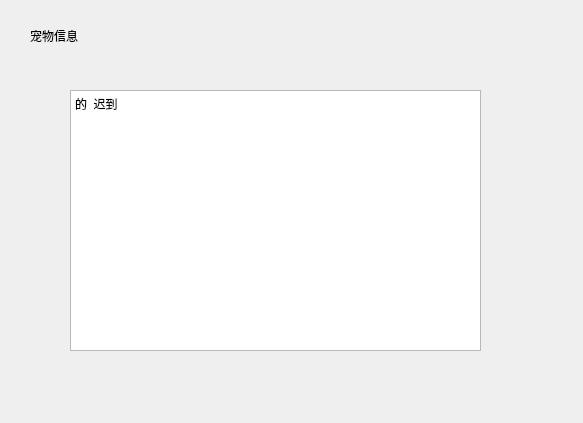
<?xml version="1.0" encoding="UTF-8"?>
<ui version="4.0">
 <class>Dialog</class>
 <widget class="QDialog" name="Dialog">
  <property name="geometry">
   <rect>
    <x>0</x>
    <y>0</y>
    <width>583</width>
    <height>423</height>
   </rect>
  </property>
  <property name="windowTitle">
   <string>Dialog</string>
  </property>
  <widget class="QTextBrowser" name="textBrowser">
   <property name="geometry">
    <rect>
     <x>70</x>
     <y>90</y>
     <width>411</width>
     <height>261</height>
    </rect>
   </property>
   <property name="html">
    <string>&lt;!DOCTYPE HTML PUBLIC &quot;-//W3C//DTD HTML 4.0//EN&quot; &quot;http://www.w3.org/TR/REC-html40/strict.dtd&quot;&gt;
&lt;html&gt;&lt;head&gt;&lt;meta name=&quot;qrichtext&quot; content=&quot;1&quot; /&gt;&lt;style type=&quot;text/css&quot;&gt;
p, li { white-space: pre-wrap; }
&lt;/style&gt;&lt;/head&gt;&lt;body style=&quot; font-family:'SimSun'; font-size:9pt; font-weight:400; font-style:normal;&quot;&gt;
&lt;p style=&quot; margin-top:0px; margin-bottom:0px; margin-left:0px; margin-right:0px; -qt-block-indent:0; text-indent:0px;&quot;&gt;的  迟到&lt;/p&gt;&lt;/body&gt;&lt;/html&gt;</string>
   </property>
  </widget>
  <widget class="QLabel" name="label">
   <property name="geometry">
    <rect>
     <x>30</x>
     <y>20</y>
     <width>101</width>
     <height>31</height>
    </rect>
   </property>
   <property name="text">
    <string>宠物信息</string>
   </property>
  </widget>
 </widget>
 <resources/>
 <connections/>
 <slots>
  <slot>goto()</slot>
 </slots>
</ui>
